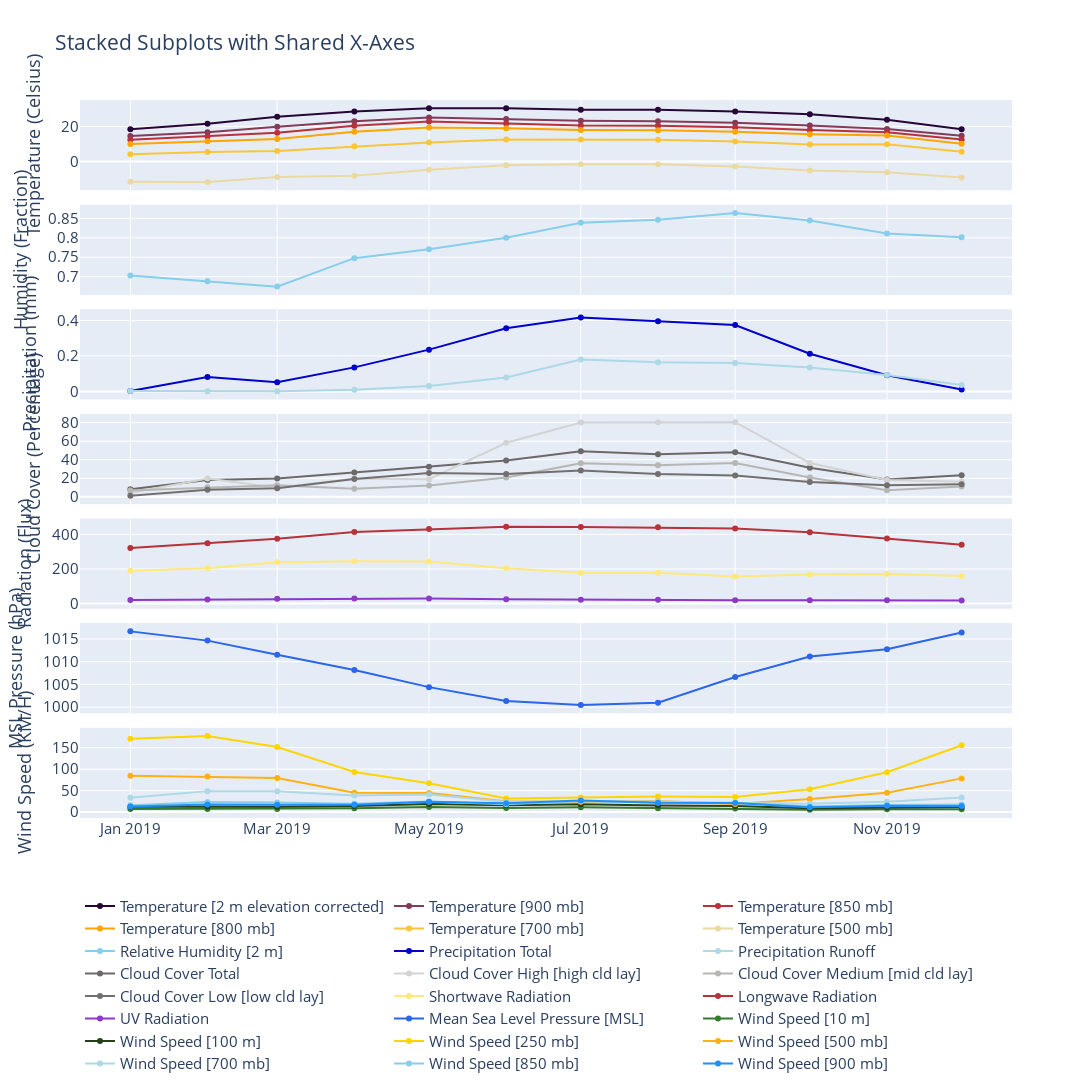

The notebook cell this image was saved under:
### Code cell
from plotly.subplots import make_subplots
from meteorological_functions.meteoblue_data_preparation import meteorological_variable_type_list_linear
import plotly.graph_objects as go

sub_plot_rows = len(meteorological_variable_type_list_linear)
fig = make_subplots(rows=sub_plot_rows, cols=1,
                    shared_xaxes=True,
                    vertical_spacing=0.02)

for j,meteorological_variable in enumerate(meteorological_variable_type_list_linear):
    meteo_data = data.mean(axis=0).resample(time="MS").mean().loc[:, meteorological_variable.factor_list]
    for i, factor in enumerate(meteo_data['factor'].values):
        fig.add_trace(
            go.Scatter(x=pd.Series(meteo_data['time'].values), y=meteo_data.loc[:, factor], name=factor,
                       marker_color=meteorological_variable.color_list[i]),row=j+1, col=1)
    fig.update_yaxes(title_text=f"{meteorological_variable.name} ({meteorological_variable.unit})", row=j+1, col=1)

fig.update_layout(height=1800, width=1600,
                  title_text="Stacked Subplots with Shared X-Axes", legend_orientation='h',font_size=15)

fig.show()
